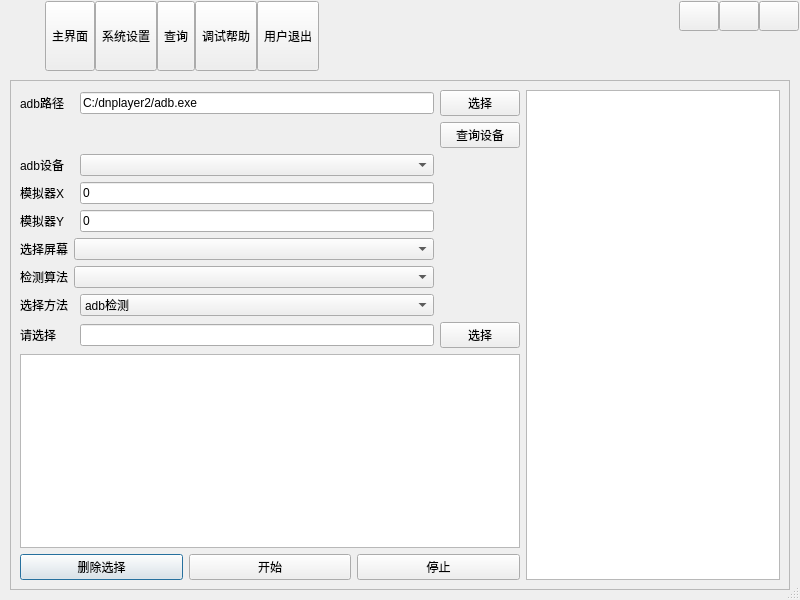
<?xml version="1.0" encoding="UTF-8"?>
<ui version="4.0">
 <class>UIDemo1</class>
 <widget class="QDialog" name="UIDemo1">
  <property name="geometry">
   <rect>
    <x>0</x>
    <y>0</y>
    <width>800</width>
    <height>600</height>
   </rect>
  </property>
  <property name="windowTitle">
   <string>Form</string>
  </property>
  <property name="sizeGripEnabled">
   <bool>true</bool>
  </property>
  <layout class="QVBoxLayout" name="verticalLayout">
   <property name="spacing">
    <number>0</number>
   </property>
   <property name="leftMargin">
    <number>1</number>
   </property>
   <property name="topMargin">
    <number>1</number>
   </property>
   <property name="rightMargin">
    <number>1</number>
   </property>
   <property name="bottomMargin">
    <number>1</number>
   </property>
   <item>
    <widget class="QWidget" name="widgetTitle" native="true">
     <property name="sizePolicy">
      <sizepolicy hsizetype="Preferred" vsizetype="Fixed">
       <horstretch>0</horstretch>
       <verstretch>0</verstretch>
      </sizepolicy>
     </property>
     <layout class="QHBoxLayout" name="horizontalLayout_2">
      <property name="spacing">
       <number>10</number>
      </property>
      <property name="leftMargin">
       <number>10</number>
      </property>
      <property name="topMargin">
       <number>0</number>
      </property>
      <property name="rightMargin">
       <number>0</number>
      </property>
      <property name="bottomMargin">
       <number>0</number>
      </property>
      <item>
       <widget class="QLabel" name="labIco">
        <property name="text">
         <string/>
        </property>
        <property name="alignment">
         <set>Qt::AlignCenter</set>
        </property>
       </widget>
      </item>
      <item>
       <widget class="QLabel" name="labTitle">
        <property name="styleSheet">
         <string notr="true"/>
        </property>
        <property name="text">
         <string/>
        </property>
        <property name="alignment">
         <set>Qt::AlignLeading|Qt::AlignLeft|Qt::AlignVCenter</set>
        </property>
       </widget>
      </item>
      <item>
       <widget class="QWidget" name="widgetTop" native="true">
        <layout class="QHBoxLayout" name="horizontalLayout_3">
         <property name="spacing">
          <number>0</number>
         </property>
         <property name="leftMargin">
          <number>0</number>
         </property>
         <property name="topMargin">
          <number>0</number>
         </property>
         <property name="rightMargin">
          <number>0</number>
         </property>
         <property name="bottomMargin">
          <number>0</number>
         </property>
         <item>
          <widget class="QToolButton" name="btnMain">
           <property name="sizePolicy">
            <sizepolicy hsizetype="Fixed" vsizetype="Expanding">
             <horstretch>0</horstretch>
             <verstretch>0</verstretch>
            </sizepolicy>
           </property>
           <property name="text">
            <string>主界面</string>
           </property>
           <property name="icon">
            <iconset resource="demo.qrc">
             <normaloff>:/demo/main_main.png</normaloff>:/demo/main_main.png</iconset>
           </property>
           <property name="toolButtonStyle">
            <enum>Qt::ToolButtonTextUnderIcon</enum>
           </property>
          </widget>
         </item>
         <item>
          <widget class="QToolButton" name="btnConfig">
           <property name="sizePolicy">
            <sizepolicy hsizetype="Fixed" vsizetype="Expanding">
             <horstretch>0</horstretch>
             <verstretch>0</verstretch>
            </sizepolicy>
           </property>
           <property name="text">
            <string>系统设置</string>
           </property>
           <property name="icon">
            <iconset resource="demo.qrc">
             <normaloff>:/demo/main_config.png</normaloff>:/demo/main_config.png</iconset>
           </property>
           <property name="toolButtonStyle">
            <enum>Qt::ToolButtonTextUnderIcon</enum>
           </property>
          </widget>
         </item>
         <item>
          <widget class="QToolButton" name="btnData">
           <property name="sizePolicy">
            <sizepolicy hsizetype="Fixed" vsizetype="Expanding">
             <horstretch>0</horstretch>
             <verstretch>0</verstretch>
            </sizepolicy>
           </property>
           <property name="text">
            <string>查询</string>
           </property>
           <property name="icon">
            <iconset resource="demo.qrc">
             <normaloff>:/demo/main_data.png</normaloff>:/demo/main_data.png</iconset>
           </property>
           <property name="checked">
            <bool>false</bool>
           </property>
           <property name="toolButtonStyle">
            <enum>Qt::ToolButtonTextUnderIcon</enum>
           </property>
          </widget>
         </item>
         <item>
          <widget class="QToolButton" name="btnHelp">
           <property name="sizePolicy">
            <sizepolicy hsizetype="Fixed" vsizetype="Expanding">
             <horstretch>0</horstretch>
             <verstretch>0</verstretch>
            </sizepolicy>
           </property>
           <property name="styleSheet">
            <string notr="true"/>
           </property>
           <property name="text">
            <string>调试帮助</string>
           </property>
           <property name="icon">
            <iconset resource="demo.qrc">
             <normaloff>:/demo/main_help.png</normaloff>:/demo/main_help.png</iconset>
           </property>
           <property name="toolButtonStyle">
            <enum>Qt::ToolButtonTextUnderIcon</enum>
           </property>
          </widget>
         </item>
         <item>
          <widget class="QToolButton" name="btnExit">
           <property name="sizePolicy">
            <sizepolicy hsizetype="Fixed" vsizetype="Expanding">
             <horstretch>0</horstretch>
             <verstretch>0</verstretch>
            </sizepolicy>
           </property>
           <property name="styleSheet">
            <string notr="true"/>
           </property>
           <property name="text">
            <string>用户退出</string>
           </property>
           <property name="icon">
            <iconset resource="demo.qrc">
             <normaloff>:/demo/main_exit.png</normaloff>:/demo/main_exit.png</iconset>
           </property>
           <property name="toolButtonStyle">
            <enum>Qt::ToolButtonTextUnderIcon</enum>
           </property>
          </widget>
         </item>
        </layout>
       </widget>
      </item>
      <item>
       <spacer name="horizontalSpacer">
        <property name="orientation">
         <enum>Qt::Horizontal</enum>
        </property>
        <property name="sizeHint" stdset="0">
         <size>
          <width>40</width>
          <height>20</height>
         </size>
        </property>
       </spacer>
      </item>
      <item>
       <widget class="QWidget" name="widgetMenu" native="true">
        <layout class="QGridLayout" name="gridLayout_2">
         <property name="leftMargin">
          <number>0</number>
         </property>
         <property name="topMargin">
          <number>0</number>
         </property>
         <property name="rightMargin">
          <number>0</number>
         </property>
         <property name="bottomMargin">
          <number>0</number>
         </property>
         <property name="spacing">
          <number>0</number>
         </property>
         <item row="1" column="1" colspan="3">
          <spacer name="verticalSpacer">
           <property name="orientation">
            <enum>Qt::Vertical</enum>
           </property>
           <property name="sizeHint" stdset="0">
            <size>
             <width>20</width>
             <height>40</height>
            </size>
           </property>
          </spacer>
         </item>
         <item row="0" column="1">
          <widget class="QPushButton" name="btnMenu_Min">
           <property name="sizePolicy">
            <sizepolicy hsizetype="Minimum" vsizetype="Expanding">
             <horstretch>0</horstretch>
             <verstretch>0</verstretch>
            </sizepolicy>
           </property>
           <property name="minimumSize">
            <size>
             <width>30</width>
             <height>30</height>
            </size>
           </property>
           <property name="cursor">
            <cursorShape>ArrowCursor</cursorShape>
           </property>
           <property name="focusPolicy">
            <enum>Qt::NoFocus</enum>
           </property>
           <property name="toolTip">
            <string>最小化</string>
           </property>
           <property name="text">
            <string/>
           </property>
          </widget>
         </item>
         <item row="0" column="3">
          <widget class="QPushButton" name="btnMenu_Close">
           <property name="sizePolicy">
            <sizepolicy hsizetype="Minimum" vsizetype="Expanding">
             <horstretch>0</horstretch>
             <verstretch>0</verstretch>
            </sizepolicy>
           </property>
           <property name="minimumSize">
            <size>
             <width>30</width>
             <height>30</height>
            </size>
           </property>
           <property name="cursor">
            <cursorShape>ArrowCursor</cursorShape>
           </property>
           <property name="focusPolicy">
            <enum>Qt::NoFocus</enum>
           </property>
           <property name="toolTip">
            <string>关闭</string>
           </property>
           <property name="text">
            <string/>
           </property>
          </widget>
         </item>
         <item row="0" column="2">
          <widget class="QPushButton" name="btnMenu_Max">
           <property name="sizePolicy">
            <sizepolicy hsizetype="Minimum" vsizetype="Expanding">
             <horstretch>0</horstretch>
             <verstretch>0</verstretch>
            </sizepolicy>
           </property>
           <property name="minimumSize">
            <size>
             <width>30</width>
             <height>30</height>
            </size>
           </property>
           <property name="focusPolicy">
            <enum>Qt::NoFocus</enum>
           </property>
           <property name="text">
            <string/>
           </property>
          </widget>
         </item>
        </layout>
       </widget>
      </item>
     </layout>
    </widget>
   </item>
   <item>
    <widget class="QStackedWidget" name="stackedWidget">
     <property name="styleSheet">
      <string notr="true"/>
     </property>
     <property name="currentIndex">
      <number>0</number>
     </property>
     <widget class="QWidget" name="page1">
      <layout class="QVBoxLayout" name="verticalLayout_2">
       <item>
        <widget class="QFrame" name="frame">
         <property name="frameShape">
          <enum>QFrame::StyledPanel</enum>
         </property>
         <property name="frameShadow">
          <enum>QFrame::Raised</enum>
         </property>
         <layout class="QGridLayout" name="gridLayout_3">
          <item row="0" column="3" rowspan="3">
           <widget class="QPlainTextEdit" name="plainTextEdit"/>
          </item>
          <item row="1" column="0" colspan="3">
           <widget class="QListWidget" name="listWidget">
            <property name="sizePolicy">
             <sizepolicy hsizetype="Fixed" vsizetype="Expanding">
              <horstretch>0</horstretch>
              <verstretch>0</verstretch>
             </sizepolicy>
            </property>
            <property name="minimumSize">
             <size>
              <width>500</width>
              <height>0</height>
             </size>
            </property>
            <property name="iconSize">
             <size>
              <width>50</width>
              <height>50</height>
             </size>
            </property>
           </widget>
          </item>
          <item row="2" column="0">
           <widget class="QPushButton" name="pushButton_2">
            <property name="text">
             <string>删除选择</string>
            </property>
           </widget>
          </item>
          <item row="2" column="1">
           <widget class="QPushButton" name="pushButton">
            <property name="text">
             <string>开始</string>
            </property>
           </widget>
          </item>
          <item row="2" column="2">
           <widget class="QPushButton" name="pushButton_3">
            <property name="text">
             <string>停止</string>
            </property>
           </widget>
          </item>
          <item row="0" column="0" colspan="3">
           <layout class="QGridLayout" name="gridLayout">
            <item row="5" column="2">
             <widget class="QLineEdit" name="lineEdit_y">
              <property name="text">
               <string>0</string>
              </property>
             </widget>
            </item>
            <item row="1" column="3">
             <widget class="QPushButton" name="pushButton_4">
              <property name="text">
               <string>选择</string>
              </property>
             </widget>
            </item>
            <item row="9" column="0">
             <widget class="QLabel" name="label">
              <property name="text">
               <string>请选择</string>
              </property>
             </widget>
            </item>
            <item row="7" column="1" colspan="2">
             <widget class="QComboBox" name="comboBox_alg"/>
            </item>
            <item row="2" column="3">
             <widget class="QPushButton" name="pushButton_queryadb">
              <property name="text">
               <string>查询设备</string>
              </property>
             </widget>
            </item>
            <item row="4" column="0">
             <widget class="QLabel" name="label_2">
              <property name="sizePolicy">
               <sizepolicy hsizetype="Fixed" vsizetype="Preferred">
                <horstretch>0</horstretch>
                <verstretch>0</verstretch>
               </sizepolicy>
              </property>
              <property name="minimumSize">
               <size>
                <width>40</width>
                <height>0</height>
               </size>
              </property>
              <property name="text">
               <string>模拟器X</string>
              </property>
             </widget>
            </item>
            <item row="7" column="0">
             <widget class="QLabel" name="label_5">
              <property name="text">
               <string>检测算法</string>
              </property>
             </widget>
            </item>
            <item row="9" column="2">
             <widget class="QLineEdit" name="lineEdit_file"/>
            </item>
            <item row="6" column="1" colspan="2">
             <widget class="QComboBox" name="comboBox_display"/>
            </item>
            <item row="4" column="2">
             <widget class="QLineEdit" name="lineEdit_x">
              <property name="text">
               <string>0</string>
              </property>
             </widget>
            </item>
            <item row="3" column="2">
             <widget class="QComboBox" name="comboBox_adb"/>
            </item>
            <item row="6" column="0">
             <widget class="QLabel" name="label_4">
              <property name="text">
               <string>选择屏幕</string>
              </property>
             </widget>
            </item>
            <item row="1" column="2">
             <widget class="QLineEdit" name="lineEdit_adb">
              <property name="text">
               <string>C:/dnplayer2/adb.exe</string>
              </property>
             </widget>
            </item>
            <item row="9" column="3">
             <widget class="QPushButton" name="pushButton_select">
              <property name="text">
               <string>选择</string>
              </property>
             </widget>
            </item>
            <item row="5" column="0">
             <widget class="QLabel" name="label_3">
              <property name="text">
               <string>模拟器Y</string>
              </property>
             </widget>
            </item>
            <item row="3" column="0">
             <widget class="QLabel" name="label_7">
              <property name="text">
               <string>adb设备</string>
              </property>
             </widget>
            </item>
            <item row="1" column="0">
             <widget class="QLabel" name="label_6">
              <property name="text">
               <string>adb路径</string>
              </property>
             </widget>
            </item>
            <item row="8" column="2">
             <widget class="QComboBox" name="comboBox_type">
              <item>
               <property name="text">
                <string>adb检测</string>
               </property>
              </item>
              <item>
               <property name="text">
                <string>屏幕检测</string>
               </property>
              </item>
             </widget>
            </item>
            <item row="8" column="0">
             <widget class="QLabel" name="label_8">
              <property name="text">
               <string>选择方法</string>
              </property>
             </widget>
            </item>
           </layout>
          </item>
         </layout>
        </widget>
       </item>
      </layout>
     </widget>
     <widget class="QWidget" name="page2">
      <layout class="QVBoxLayout" name="verticalLayout_3">
       <item>
        <widget class="QLabel" name="lab2">
         <property name="text">
          <string>系统设置</string>
         </property>
         <property name="alignment">
          <set>Qt::AlignCenter</set>
         </property>
        </widget>
       </item>
      </layout>
     </widget>
     <widget class="QWidget" name="page3">
      <layout class="QVBoxLayout" name="verticalLayout_5">
       <item>
        <widget class="QLabel" name="lab3">
         <property name="text">
          <string>查询</string>
         </property>
         <property name="alignment">
          <set>Qt::AlignCenter</set>
         </property>
        </widget>
       </item>
      </layout>
     </widget>
     <widget class="QWidget" name="page4">
      <layout class="QVBoxLayout" name="verticalLayout_4">
       <item>
        <widget class="QLabel" name="lab4">
         <property name="text">
          <string>调试帮助</string>
         </property>
         <property name="alignment">
          <set>Qt::AlignCenter</set>
         </property>
        </widget>
       </item>
      </layout>
     </widget>
    </widget>
   </item>
  </layout>
 </widget>
 <resources>
  <include location="demo.qrc"/>
 </resources>
 <connections/>
</ui>
